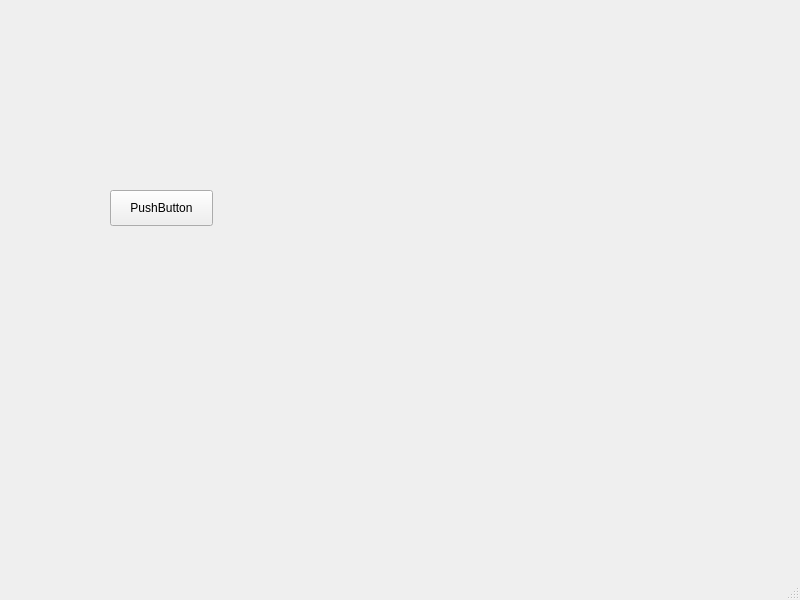
<?xml version="1.0" encoding="UTF-8"?>
<ui version="4.0">
 <class>MainWindow</class>
 <widget class="QMainWindow" name="MainWindow">
  <property name="geometry">
   <rect>
    <x>0</x>
    <y>0</y>
    <width>800</width>
    <height>600</height>
   </rect>
  </property>
  <property name="windowTitle">
   <string>MainWindow</string>
  </property>
  <widget class="QWidget" name="centralwidget">
   <widget class="QPushButton" name="pushButton">
    <property name="geometry">
     <rect>
      <x>110</x>
      <y>190</y>
      <width>103</width>
      <height>36</height>
     </rect>
    </property>
    <property name="text">
     <string>PushButton</string>
    </property>
   </widget>
  </widget>
  <widget class="QMenuBar" name="menubar">
   <property name="geometry">
    <rect>
     <x>0</x>
     <y>0</y>
     <width>800</width>
     <height>28</height>
    </rect>
   </property>
  </widget>
  <widget class="QStatusBar" name="statusbar"/>
 </widget>
 <resources/>
 <connections/>
</ui>
